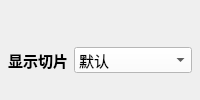
            <widget class="QWidget" name="widget_06" native="true">
             <property name="sizePolicy">
              <sizepolicy hsizetype="Preferred" vsizetype="Preferred">
               <horstretch>0</horstretch>
               <verstretch>4</verstretch>
              </sizepolicy>
             </property>
             <property name="styleSheet">
              <string notr="true">QComboBox{
background-color: rgb(255,255,255);
}</string>
             </property>
             <layout class="QHBoxLayout" name="horizontalLayout_19">
              <property name="leftMargin">
               <number>8</number>
              </property>
              <property name="topMargin">
               <number>20</number>
              </property>
              <property name="rightMargin">
               <number>8</number>
              </property>
              <property name="bottomMargin">
               <number>5</number>
              </property>
              <item>
               <widget class="QWidget" name="widget_19" native="true">
                <layout class="QHBoxLayout" name="horizontalLayout_20">
                 <property name="leftMargin">
                  <number>0</number>
                 </property>
                 <property name="topMargin">
                  <number>10</number>
                 </property>
                 <property name="rightMargin">
                  <number>0</number>
                 </property>
                 <property name="bottomMargin">
                  <number>5</number>
                 </property>
                 <item>
                  <widget class="QLabel" name="label_13">
                   <property name="sizePolicy">
                    <sizepolicy hsizetype="Preferred" vsizetype="Preferred">
                     <horstretch>1</horstretch>
                     <verstretch>0</verstretch>
                    </sizepolicy>
                   </property>
                   <property name="font">
                    <font>
                     <family>Microsoft YaHei</family>
                     <pointsize>11</pointsize>
                     <weight>75</weight>
                     <bold>true</bold>
                    </font>
                   </property>
                   <property name="text">
                    <string>显示切片</string>
                   </property>
                  </widget>
                 </item>
                 <item>
                  <widget class="QComboBox" name="comboBox">
                   <property name="enabled">
                    <bool>true</bool>
                   </property>
                   <property name="sizePolicy">
                    <sizepolicy hsizetype="Preferred" vsizetype="Fixed">
                     <horstretch>2</horstretch>
                     <verstretch>0</verstretch>
                    </sizepolicy>
                   </property>
                   <property name="palette">
                    <palette>
                     <active>
                      <colorrole role="Button">
                       <brush brushstyle="SolidPattern">
                        <color alpha="255">
                         <red>255</red>
                         <green>255</green>
                         <blue>255</blue>
                        </color>
                       </brush>
                      </colorrole>
                      <colorrole role="Base">
                       <brush brushstyle="SolidPattern">
                        <color alpha="255">
                         <red>255</red>
                         <green>255</green>
                         <blue>255</blue>
                        </color>
                       </brush>
                      </colorrole>
                      <colorrole role="Window">
                       <brush brushstyle="SolidPattern">
                        <color alpha="255">
                         <red>255</red>
                         <green>255</green>
                         <blue>255</blue>
                        </color>
                       </brush>
                      </colorrole>
                     </active>
                     <inactive>
                      <colorrole role="Button">
                       <brush brushstyle="SolidPattern">
                        <color alpha="255">
                         <red>255</red>
                         <green>255</green>
                         <blue>255</blue>
                        </color>
                       </brush>
                      </colorrole>
                      <colorrole role="Base">
                       <brush brushstyle="SolidPattern">
                        <color alpha="255">
                         <red>255</red>
                         <green>255</green>
                         <blue>255</blue>
                        </color>
                       </brush>
                      </colorrole>
                      <colorrole role="Window">
                       <brush brushstyle="SolidPattern">
                        <color alpha="255">
                         <red>255</red>
                         <green>255</green>
                         <blue>255</blue>
                        </color>
                       </brush>
                      </colorrole>
                     </inactive>
                     <disabled>
                      <colorrole role="Button">
                       <brush brushstyle="SolidPattern">
                        <color alpha="255">
                         <red>255</red>
                         <green>255</green>
                         <blue>255</blue>
                        </color>
                       </brush>
                      </colorrole>
                      <colorrole role="Base">
                       <brush brushstyle="SolidPattern">
                        <color alpha="255">
                         <red>255</red>
                         <green>255</green>
                         <blue>255</blue>
                        </color>
                       </brush>
                      </colorrole>
                      <colorrole role="Window">
                       <brush brushstyle="SolidPattern">
                        <color alpha="255">
                         <red>255</red>
                         <green>255</green>
                         <blue>255</blue>
                        </color>
                       </brush>
                      </colorrole>
                     </disabled>
                    </palette>
                   </property>
                   <property name="font">
                    <font>
                     <family>Times New Roman</family>
                     <pointsize>11</pointsize>
                     <weight>50</weight>
                     <bold>false</bold>
                    </font>
                   </property>
                   <property name="focusPolicy">
                    <enum>Qt::NoFocus</enum>
                   </property>
                   <property name="styleSheet">
                    <string notr="true"/>
                   </property>
                   <property name="editable">
                    <bool>false</bool>
                   </property>
                   <item>
                    <property name="text">
                     <string>默认</string>
                    </property>
                   </item>
                   <item>
                    <property name="text">
                     <string>2×2</string>
                    </property>
                   </item>
                   <item>
                    <property name="text">
                     <string>3×3</string>
                    </property>
                   </item>
                   <item>
                    <property name="text">
                     <string>4×4</string>
                    </property>
                   </item>
                  </widget>
                 </item>
                </layout>
               </widget>
              </item>
             </layout>
            </widget>
